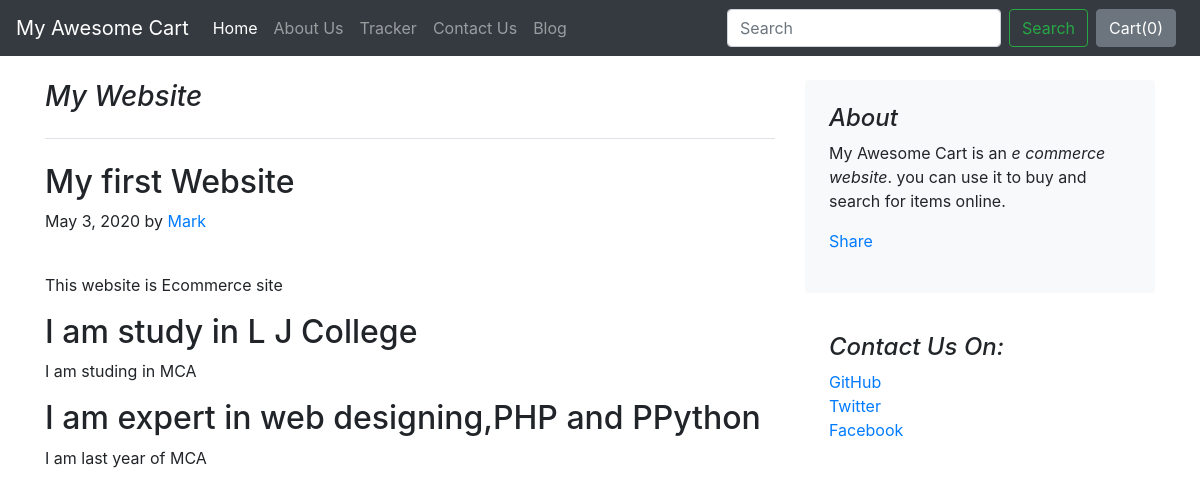
The page /blog/blogpost/1 on the database its author committed.
### blog/models.py (models this page shows)
class Blogpost(models.Model):
    post_id = models.AutoField(primary_key=True)
    title = models.CharField(max_length=50)
    head0 = models.CharField(max_length=500, default='')
    chead0 = models.CharField(max_length=5000, default='')
    head1 = models.CharField(max_length=500, default='')
    chead1 = models.CharField(max_length=5000, default='')
    head2 = models.CharField(max_length=500, default='')
    chead2 = models.CharField(max_length=5000, default='')
    chead2 = models.CharField(max_length=5000, default='')
    pub_date = models.DateField()
    thumbnail = models.ImageField(upload_to='shop/images', default='')
    def __str__(self):
        return self.title

### blog/views.py (the view)
# urls.py: path('blogpost/<int:id>', views.blogpost, name='BlogPost'),
def blogpost(request, id):
    post = Blogpost.objects.filter(post_id = id)[0]
    print(post)
    return render(request, 'blog/blogpost.html', {'post':post})

### blog/templates/blog/blogpost.html (shortened to what this page needs)
{% extends 'shop/basic.html' %}
{% block body %}
<div class="container my-4">
    <div class="row">
    <div class="col-md-8 blog-main">
      <h3 class="pb-4 mb-4 font-italic border-bottom">
        {{post.title}}
      </h3>
      <div class="blog-post">
        <h2 class="blog-post-title">{{post.head0}}</h2>
        <p class="blog-post-meta">{{post.pub_date}} by <a href="#">Mark</a></p>
        <div class="fb-like" data-href="http://127.0.0.1:8000/blog/blogpost/{{post.post_id}}" data-width="" data-layout="standard" data-action="like" data-size="large" data-share="true"></div><br>
          <p>{{post.chead0}}</p>
          <h2>{{post.head1}}</h2>
          <p>{{post.chead1}}</p>
          <h2>{{post.head2}}</h2>
          <p>{{post.chead2}}</p>
      </div>
    </div>
    <aside class="col-md-4 blog-sidebar">
      <div class="p-4 mb-3 bg-light rounded">
        <h4 class="font-italic">About</h4>
        <p class="mb-0">My Awesome Cart is an <em>e commerce website</em>. you can use it to buy and search for items online.</p>
        <div class="my-3 fb-share-button" data-href="http://127.0.0.1:8000/blog/blogpost/{{post.post_id}}" data-layout="button_count" data-size="large"><a target="_blank" href="https://www.facebook.com/sharer/sharer.php?u=http%3A%2F%2F127.0.0.1%3A8000%2Fblog%2Fblogpost%2F1&amp;src=sdkpreparse" class="fb-xfbml-parse-ignore">Share</a></div>
      </div>
      <div class="p-4">
        <h4 class="font-italic">Contact Us On:</h4>
        <ol class="list-unstyled">
          <li><a href="#">GitHub</a></li>
          <li><a href="#">Twitter</a></li>
          <li><a href="#">Facebook</a></li>
        </ol>
      </div>
    </aside>
  </div>
</div>
{% endblock %}

### rows shown on the page
Blogpost: title "My Website", head0 "My first Website", pub_date "May 3, 2020", chead0 "This website is Ecommerce site", head1 "I am study in L J College", chead1 "I am studing in MCA", head2 "I am expert in web designing,PHP and PPython", chead2 "I am last year of MCA"
